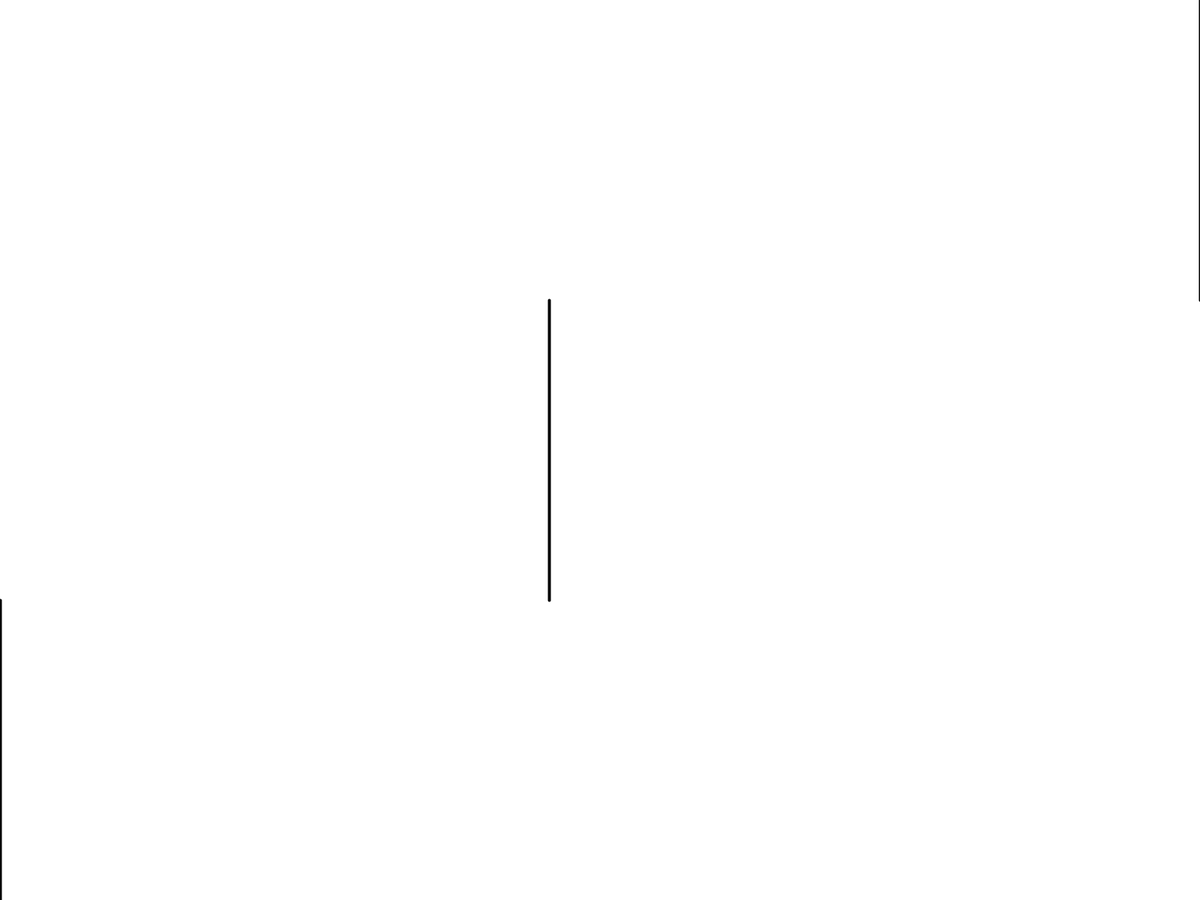
Frame 1 (no input)
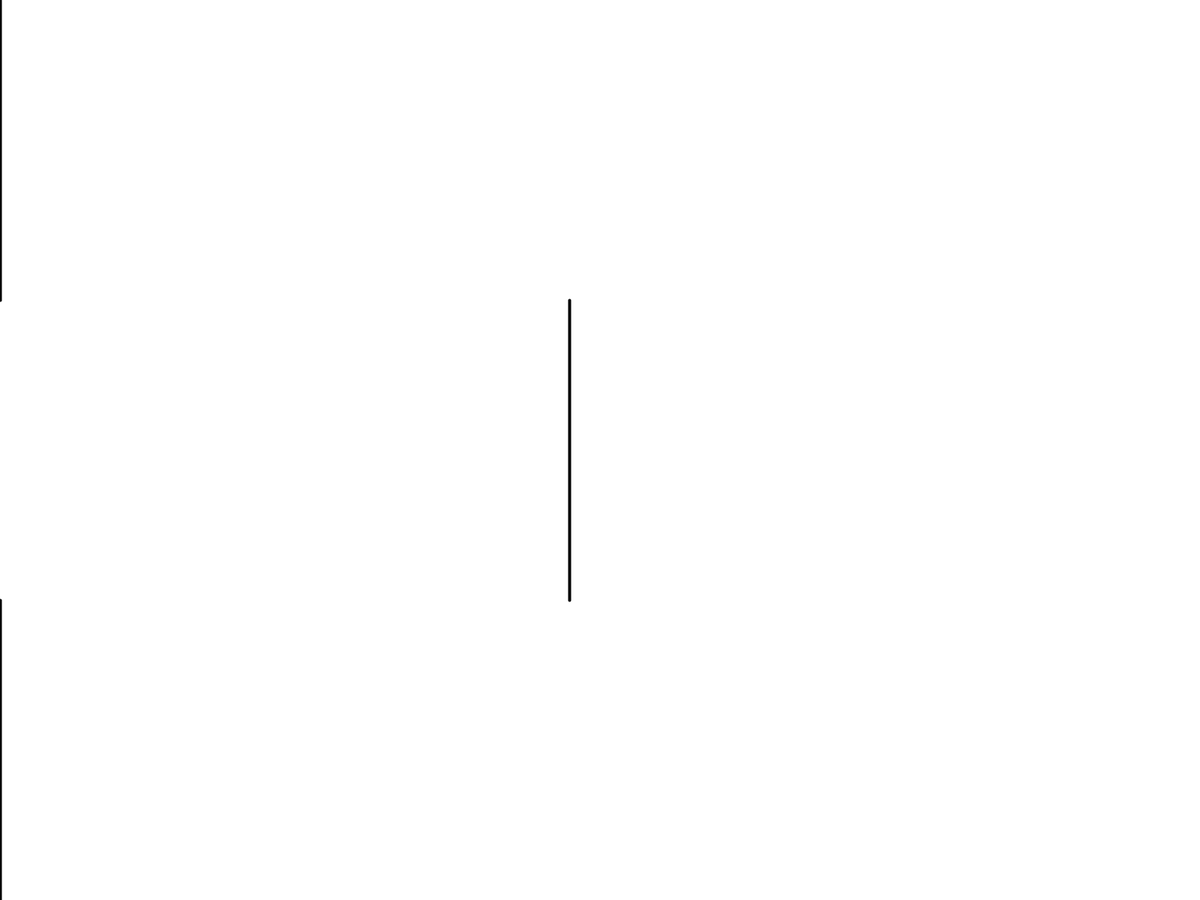
Frame 60 (the mouse pressed at the canvas centre just before this capture)
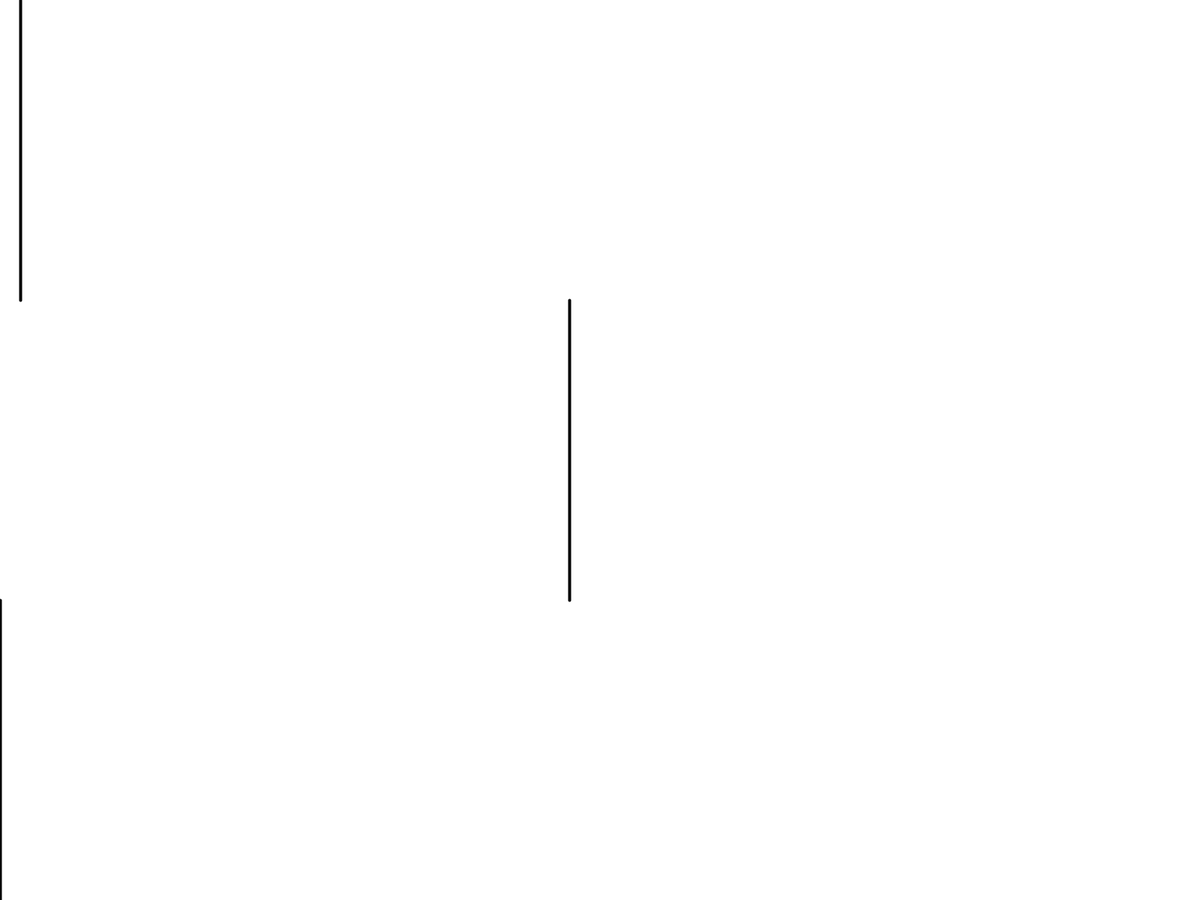
Frame 120 (the mouse held since frame 60 and released just before this capture)

The Processing sketch that drew these frames (run headless with seeded random() and noise(); from frame 60 on, the mouse is pressed at the canvas centre):

// Processing sketch: time_test
// ── time_test.pde
void setup(){
  fullScreen();
}
  
void draw() {
  background(255);
  float s = map(second(),0,59,0,width);  // Values from 0 - 59
  float m = map(minute(),0,59,0,width);  // Values from 0 - 59
  float h = map(hour(),0,59,0,width);   // Values from 0 - 23
  strokeWeight(4);
  line(s, 0, s, height/3);
  line(m, height/3, m, height*2.0/3);
  line(h, height*2.0/3, h, height);
}
